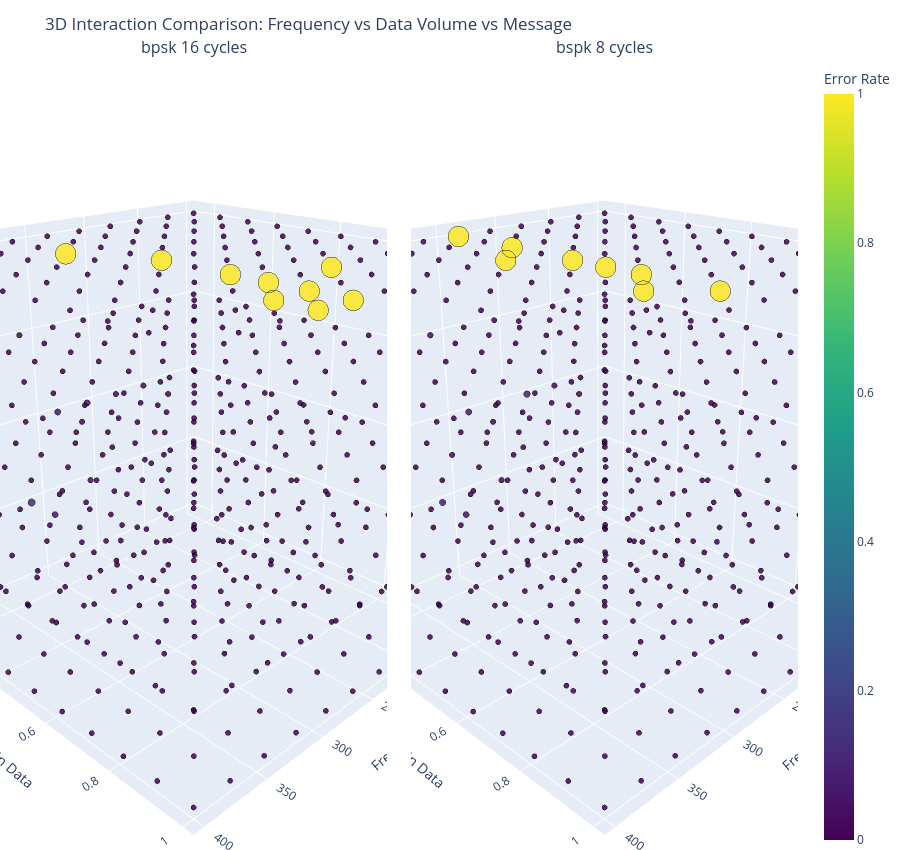

Notebook cell for this chart:
### Markdown cell above
## 3D Interaction: Frequency, Data Volume, and Message (Comparison)
This figure is split into two 3D panels:
- Column A: `csv_path` (actual pipeline output)
- Column B: `no_audio_compression` (best-case reference)
Color and marker size encode `error_rate` (lower is better).

### Code cell
from plot_helpers import plot_3d_interaction_comparison

plot_3d_interaction_comparison(
    df_first,
    df_second,
    label_a=LABEL_FIRST,
    label_b=LABEL_SECOND,
)

### Figure 1 — Plotly figure (JSON) as saved in the notebook; plotly's stock layout.template omitted (floating-point values rounded to 4 significant figures; data arrays with more than 128 entries replaced by an {"elided": "..."} marker saying what was removed)
{"data": [{"customdata": {"elided": "500x3 mixed values"}, "hovertemplate": "Frequency=%{x}<br>Volume Gain Data=%{y:.6f}<br>Message=%{customdata[0]}<br>Error Rate=%{customdata[1]:.4f}<extra></extra>", "marker": {"color": {"elided": "500 float values"}, "coloraxis": "coloraxis", "line": {"color": "black", "width": 0.5}, "opacity": 0.85, "size": {"elided": "500 float values"}}, "mode": "markers", "name": "A", "scene": "scene", "showlegend": false, "type": "scatter3d", "x": {"elided": "500 int values"}, "y": {"elided": "500 float values"}, "z": {"elided": "500 int values"}}, {"customdata": {"elided": "500x3 mixed values"}, "hovertemplate": "Frequency=%{x}<br>Volume Gain Data=%{y:.6f}<br>Message=%{customdata[0]}<br>Error Rate=%{customdata[1]:.4f}<extra></extra>", "marker": {"color": {"elided": "500 float values"}, "coloraxis": "coloraxis", "line": {"color": "black", "width": 0.5}, "opacity": 0.85, "size": {"elided": "500 float values"}}, "mode": "markers", "name": "B", "scene": "scene2", "showlegend": false, "type": "scatter3d", "x": {"elided": "500 int values"}, "y": {"elided": "500 float values"}, "z": {"elided": "500 int values"}}], "layout": {"annotations": [{"font": {"size": 16}, "showarrow": false, "text": "bpsk 16 cycles", "x": 0.2425, "xanchor": "center", "xref": "paper", "y": 1, "yanchor": "bottom", "yref": "paper"}, {"font": {"size": 16}, "showarrow": false, "text": "bspk 8 cycles", "x": 0.7575, "xanchor": "center", "xref": "paper", "y": 1, "yanchor": "bottom", "yref": "paper"}], "coloraxis": {"cmax": 1, "cmin": 0, "colorbar": {"title": {"text": "Error Rate"}}, "colorscale": [[0, "#440154"], [0.1111, "#482878"], [0.2222, "#3e4989"], [0.3333, "#31688e"], [0.4444, "#26828e"], [0.5556, "#1f9e89"], [0.6667, "#35b779"], [0.7778, "#6ece58"], [0.8889, "#b5de2b"], [1, "#fde725"]]}, "height": 850, "margin": {"b": 0, "l": 0, "r": 0, "t": 60}, "scene": {"camera": {"eye": {"x": 1.5, "y": 1.5, "z": 0.9}}, "domain": {"x": [0, 0.485], "y": [0, 1]}, "xaxis": {"title": {"text": "Frequency"}}, "yaxis": {"title": {"text": "Volume Gain Data"}}, "zaxis": {"ticktext": ["Hi!", "Hello world, this is a 1234...", "Special symbols: @#$%^&*+=_...", "Line breaks test: First lin...", "Long message: This is a sig..."], "tickvals": [0, 1, 2, 3, 4], "title": {"text": "Message"}}}, "scene2": {"camera": {"eye": {"x": 1.5, "y": 1.5, "z": 0.9}}, "domain": {"x": [0.515, 1], "y": [0, 1]}, "xaxis": {"title": {"text": "Frequency"}}, "yaxis": {"title": {"text": "Volume Gain Data"}}, "zaxis": {"ticktext": ["Hi!", "Hello world, this is a 1234...", "Special symbols: @#$%^&*+=_...", "Line breaks test: First lin...", "Long message: This is a sig..."], "tickvals": [0, 1, 2, 3, 4], "title": {"text": "Message"}}}, "title": {"text": "3D Interaction Comparison: Frequency vs Data Volume vs Message"}}}
